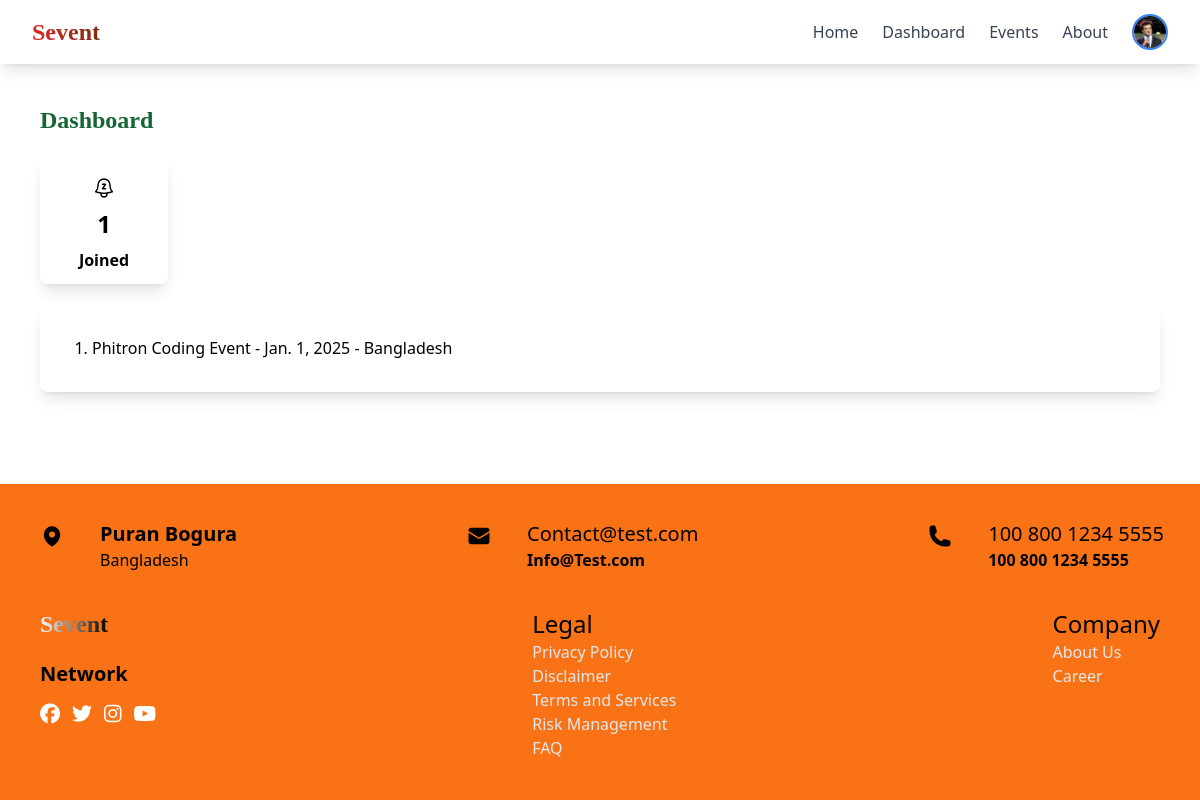
/users/user_dashoard/ (signed in), run on the app's committed database.
### tasks/models.py (models this page shows, shortened)
class Event(models.Model):
    name = models.CharField(max_length=200)
    description = models.TextField(blank=True, null=True)
    date = models.DateField(db_index=True)
    time = models.TimeField(auto_now=True)
    location = models.CharField(max_length=250)
    email = models.EmailField(unique=True, blank=True, null=True)
    status = models.CharField(max_length=30, choices= [
        ('UPCOMING', 'upcoming'),
        ('COMPLETED', 'Completed')
    ], default='UPCOMING', db_index=True)
    asset = models.ImageField(upload_to='event_asset', blank=True, null=True)
    participants = models.ManyToManyField(
        settings.AUTH_USER_MODEL,
        related_name="rsvp_event",
        blank=True
        )
    category = models.ForeignKey(
        Category,
        on_delete= models.CASCADE,
        default=1,
        db_index=True
        )

### users/views.py (the view)
# urls.py: path('user_dashoard/', UserDash.as_view(), name='user_dash'),
class UserDash(LoginRequiredMixin, ListView):
    model = Event
    template_name = "user_dash.html"
    context_object_name = "user_join_event"
    def get_queryset(self):
        return Event.objects.filter(participants=self.request.user)
    def get_context_data(self, **kwargs):
        context =  super().get_context_data(**kwargs)
        context['event_count'] = self.get_queryset().count()
        return context

### users/context_processors.py (called while the page is built)
def profile_image(request):
    print("Profile image context processor called")
    if request.user.is_authenticated:
        print(f"User is authenticated: {request.user}")
        if request.user.profile_image:
            print(f"Profile image URL: {request.user.profile_image.url}")
            return {'profile_image': request.user.profile_image.url}
        else:
            print("Profile image field is empty")
    else:
        print("User is not authenticated")
    return {'profile_image': None}

### users/models.py (called while the page is built)
    def __str__(self):
        return self.username

### users/templates/user_dash.html (shortened to what this page needs)
{% extends 'base.html' %}
{% block content %}
<div class="m-5 p-5">
    <h1 class="text-green-800 font-bold font-serif text-2xl mb-5">Dashboard</h1>
    <div class="container p-5 w-32 h-32 flex flex-col justify-center items-center shadow-lg rounded-lg hover:bg-gray-500 hover:text-white">
        <div class="justify-center items-center">
            <div class="flex justify-center mt-2">
            </div>
            <p class="flex justify-center font-bold text-2xl m-2">{{event_count}}</p>
            <p class="font-bold">Joined</p>
        </div>
    </div>
    <div class="bg-white w-full p-5 mt-5 rounded-lg shadow-lg">
        <ol class="list-decimal space-y-4">
            {% for event in user_join_event %}
            <div class="flex flex-col md:flex-row justify-between items-start md:items-center gap-4 p-3
            hover:bg-gray-100
            ">
                <div class="mx-5 ">
                    <li class="font-medium">{{event.name}} - {{event.date}} - {{event.location}}</li>
                </div>
            </div>
            {% endfor %}
        </ol>
</div>
</div>
{% endblock %}

### data on the page
Event: name "Phitron Coding Event", date "Jan. 1, 2025", location "Bangladesh"

### other printed values
{{ event_count }} "1"
